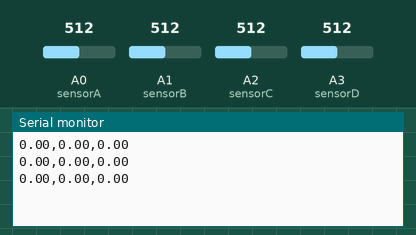
Recording of a sketch running on a simulated Arduino Uno, built with avr-gcc and run on an emulated ATmega328P. On the bench: the last lines printed to the serial monitor. The inputs (shaded band) are chosen by the test bench; at power-on: A0 (sensorA) = 512, A1 (sensorB) = 512, A2 (sensorC) = 512, A3 (sensorD) = 512.

Above: at 1.3 s.
1.4 s: A0 (sensorA) set to 716
At 1.9 s:
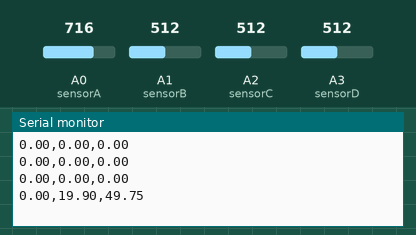
2.9 s: A1 (sensorB) set to 716
At 3.4 s:
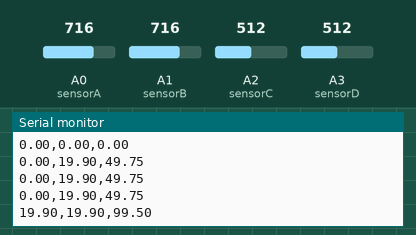
4.4 s: A2 (sensorC) set to 716
At 4.9 s:
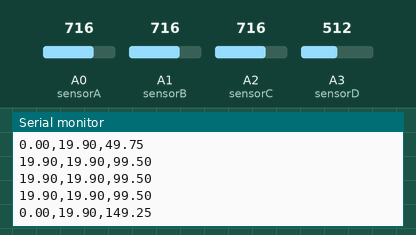
5.9 s: A3 (sensorD) set to 716
At 6.4 s:
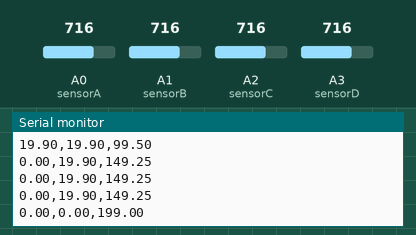
7.4 s: A0 (sensorA) set to 992
At 7.9 s:
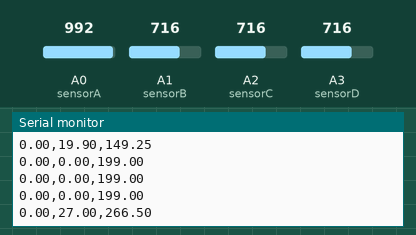
8.9 s: A1 (sensorB) set to 992
At 9.4 s:
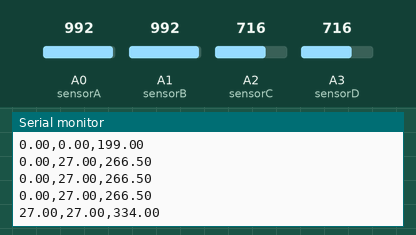
Timing chart, 0 to 11.4 s (numbered marks = the images above; inputs shaded):
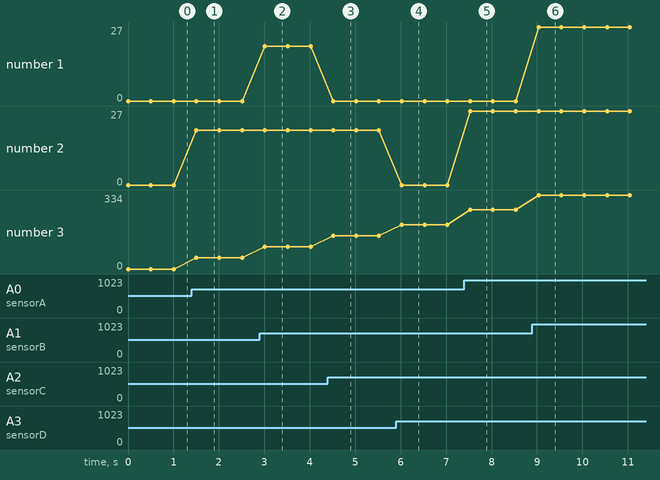

The sketch:

Arduino_3d.ino
```cpp
const int sensorA = A0;
const int sensorB = A1;
const int sensorC = A2;
const int sensorD = A3;

float valueA = 0, valueB = 0, valueC = 0, valueD = 0;
float x = 0, y = 0, z = 0;
const float sensorDistance = 10.0;

void setup() {
  Serial.begin(9600);
}

void loop() {
  valueA = analogRead(sensorA);
  valueB = analogRead(sensorB);
  valueC = analogRead(sensorC);
  valueD = analogRead(sensorD);

  float fieldA = map(valueA, 0, 1023, -500, 500);
  float fieldB = map(valueB, 0, 1023, -500, 500);
  float fieldC = map(valueC, 0, 1023, -500, 500);
  float fieldD = map(valueD, 0, 1023, -500, 500);

  x = (fieldB - fieldC) / sensorDistance;
  y = (fieldA - fieldD) / sensorDistance;
  z = (fieldA + fieldB + fieldC + fieldD) / 4.0;

  // Truyền dữ liệu XYZ qua Serial
  Serial.print(x);
  Serial.print(",");
  Serial.print(y);
  Serial.print(",");
  Serial.println(z);

  delay(500);
}
```

Measured:
- after the input at 1.4 s, the serial monitor: prints a new line after 0.11 s (image 1)
- after the input at 2.9 s, the serial monitor: prints a new line after 0.11 s (image 2)
- after the input at 4.4 s, the serial monitor: prints a new line after 0.12 s (image 3)
- after the input at 5.9 s, the serial monitor: prints a new line after 0.12 s (image 4)
- after the input at 7.4 s, the serial monitor: prints a new line after 0.13 s (image 5)
- after the input at 8.9 s, the serial monitor: prints a new line after 0.14 s (image 6)
- plotted number 2: 0 → 19.9 after the input at 1.4 s, 0 → 27 after the input at 7.4 s
- plotted number 3: 0 → 49.75 after the input at 1.4 s, 49.75 → 99.5 after the input at 2.9 s, 99.5 → 149.25 after the input at 4.4 s, 149.25 → 199 after the input at 5.9 s, 199 → 266.5 after the input at 7.4 s
